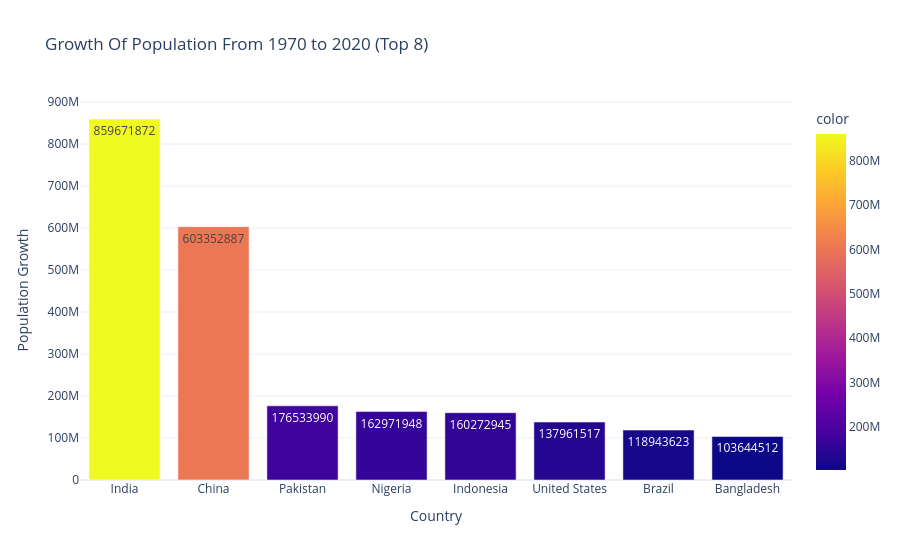

The code cell stored with this chart in its notebook:
### Code cell
fig=px.bar(x=growth.index,
 y=growth.values,
 text=growth.values,
 color=growth.values,
 title='Growth Of Population From 1970 to 2020 (Top 8)',
 template='plotly_white')
 fig.update_layout(xaxis_title='Country',
 yaxis_title='Population Growth')
 fig.show()

### Figure 1 — Plotly figure (JSON) as saved in the notebook; plotly's stock layout.template omitted (floating-point values rounded to 4 significant figures)
{"data": [{"alignmentgroup": "True", "hovertemplate": "x=%{x}<br>y=%{y}<br>text=%{text}<br>color=%{marker.color}<extra></extra>", "legendgroup": "", "marker": {"color": [859671872, 603352887, 176533990, 162971948, 160272945, 137961517, 118943623, 103644512], "coloraxis": "coloraxis", "pattern": {"shape": ""}}, "name": "", "offsetgroup": "", "orientation": "v", "showlegend": false, "text": [859671872, 603352887, 176533990, 162971948, 160272945, 137961517, 118943623, 103644512], "textposition": "auto", "type": "bar", "x": ["India", "China", "Pakistan", "Nigeria", "Indonesia", "United States", "Brazil", "Bangladesh"], "xaxis": "x", "y": [859671872, 603352887, 176533990, 162971948, 160272945, 137961517, 118943623, 103644512], "yaxis": "y"}], "layout": {"barmode": "relative", "coloraxis": {"colorbar": {"title": {"text": "color"}}, "colorscale": [[0, "#0d0887"], [0.1111, "#46039f"], [0.2222, "#7201a8"], [0.3333, "#9c179e"], [0.4444, "#bd3786"], [0.5556, "#d8576b"], [0.6667, "#ed7953"], [0.7778, "#fb9f3a"], [0.8889, "#fdca26"], [1, "#f0f921"]]}, "legend": {"tracegroupgap": 0}, "title": {"text": "Growth Of Population From 1970 to 2020 (Top 8)"}, "xaxis": {"anchor": "y", "autorange": true, "domain": [0, 1], "range": [-0.5, 7.5], "title": {"text": "Country"}, "type": "category"}, "yaxis": {"anchor": "x", "autorange": true, "domain": [0, 1], "range": [0, 904917760], "title": {"text": "Population Growth"}, "type": "linear"}}}
